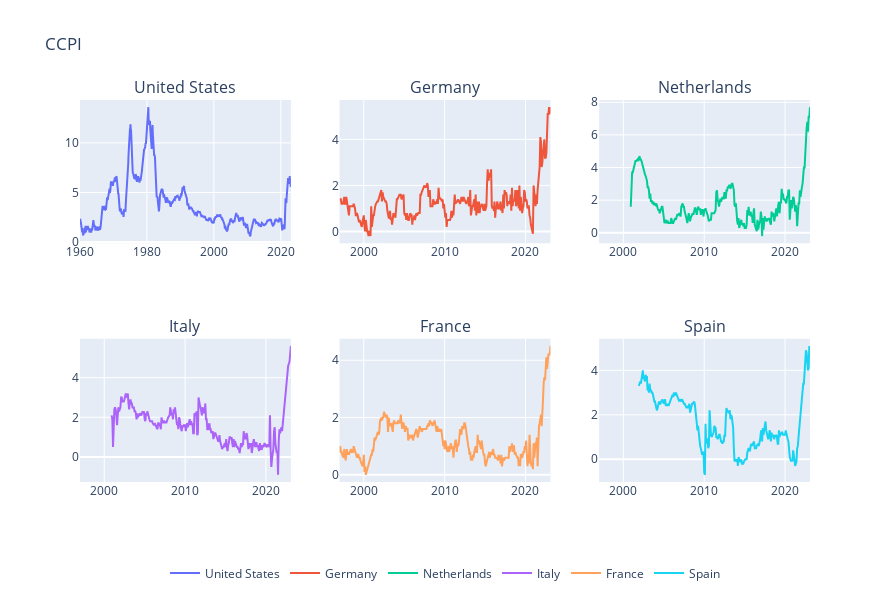

The code cell stored with this chart in its notebook:
### Markdown cell above
# Core inflation (CCPI)

### Code cell
config = {'displayModeBar': False}

fig = make_subplots(
    rows=2, cols=3,
    subplot_titles=("United States", "Germany", "Netherlands", "Italy", "France", "Spain"))

fig.add_trace(go.Scatter(x = df_us["year"],
                         y = df_us["ccpi"],
                         name = "United States"),
              row=1, col=1)

fig.add_trace(go.Scatter(x = df_de["year"],
                         y = df_de["ccpi"],
                         name = "Germany"),
              row=1, col=2)

fig.add_trace(go.Scatter(x = df_nl["year"],
                         y = df_nl["ccpi"],
                         name = "Netherlands"),
              row=1, col=3)

fig.add_trace(go.Scatter(x = df_it["year"],
                         y = df_it["ccpi"],
                         name = "Italy"),
              row=2, col=1)

fig.add_trace(go.Scatter(x = df_fr["year"],
                         y = df_fr["ccpi"],
                         name = "France"),
              row=2, col=2)

fig.add_trace(go.Scatter(x = df_es["year"],
                         y = df_es["ccpi"],
                         name = "Spain"),
              row=2, col=3)

fig.update_layout(
    title = "CCPI",
    autosize=False,
    width = 890,
    height = 600,
  legend=dict(
        xanchor = "center",
        yanchor = "top",
        y = -0.2,
        x = 0.5,
        orientation = 'h'
  )
)

fig.show(config=config)

### Figure 1 — Plotly figure (JSON) as saved in the notebook; plotly's stock layout.template omitted (floating-point values rounded to 4 significant figures; data arrays with more than 128 entries replaced by an {"elided": "..."} marker saying what was removed)
{"data": [{"name": "United States", "type": "scatter", "x": {"elided": "757 str values"}, "xaxis": "x", "y": {"elided": "757 float values"}, "yaxis": "y"}, {"name": "Germany", "type": "scatter", "x": {"elided": "314 str values"}, "xaxis": "x2", "y": {"elided": "314 float values"}, "yaxis": "y2"}, {"name": "Netherlands", "type": "scatter", "x": {"elided": "314 str values"}, "xaxis": "x3", "y": {"elided": "314 float values"}, "yaxis": "y3"}, {"name": "Italy", "type": "scatter", "x": {"elided": "314 str values"}, "xaxis": "x4", "y": {"elided": "314 float values"}, "yaxis": "y4"}, {"name": "France", "type": "scatter", "x": {"elided": "314 str values"}, "xaxis": "x5", "y": {"elided": "314 float values"}, "yaxis": "y5"}, {"name": "Spain", "type": "scatter", "x": {"elided": "314 str values"}, "xaxis": "x6", "y": {"elided": "314 float values"}, "yaxis": "y6"}], "layout": {"annotations": [{"font": {"size": 16}, "showarrow": false, "text": "United States", "x": 0.1444, "xanchor": "center", "xref": "paper", "y": 1, "yanchor": "bottom", "yref": "paper"}, {"font": {"size": 16}, "showarrow": false, "text": "Germany", "x": 0.5, "xanchor": "center", "xref": "paper", "y": 1, "yanchor": "bottom", "yref": "paper"}, {"font": {"size": 16}, "showarrow": false, "text": "Netherlands", "x": 0.8556, "xanchor": "center", "xref": "paper", "y": 1, "yanchor": "bottom", "yref": "paper"}, {"font": {"size": 16}, "showarrow": false, "text": "Italy", "x": 0.1444, "xanchor": "center", "xref": "paper", "y": 0.375, "yanchor": "bottom", "yref": "paper"}, {"font": {"size": 16}, "showarrow": false, "text": "France", "x": 0.5, "xanchor": "center", "xref": "paper", "y": 0.375, "yanchor": "bottom", "yref": "paper"}, {"font": {"size": 16}, "showarrow": false, "text": "Spain", "x": 0.8556, "xanchor": "center", "xref": "paper", "y": 0.375, "yanchor": "bottom", "yref": "paper"}], "autosize": false, "height": 600, "legend": {"orientation": "h", "x": 0.5, "xanchor": "center", "y": -0.2, "yanchor": "top"}, "title": {"text": "CCPI"}, "width": 890, "xaxis": {"anchor": "y", "domain": [0, 0.2889]}, "xaxis2": {"anchor": "y2", "domain": [0.3556, 0.6444]}, "xaxis3": {"anchor": "y3", "domain": [0.7111, 1]}, "xaxis4": {"anchor": "y4", "domain": [0, 0.2889]}, "xaxis5": {"anchor": "y5", "domain": [0.3556, 0.6444]}, "xaxis6": {"anchor": "y6", "domain": [0.7111, 1]}, "yaxis": {"anchor": "x", "domain": [0.625, 1]}, "yaxis2": {"anchor": "x2", "domain": [0.625, 1]}, "yaxis3": {"anchor": "x3", "domain": [0.625, 1]}, "yaxis4": {"anchor": "x4", "domain": [0, 0.375]}, "yaxis5": {"anchor": "x5", "domain": [0, 0.375]}, "yaxis6": {"anchor": "x6", "domain": [0, 0.375]}}}
